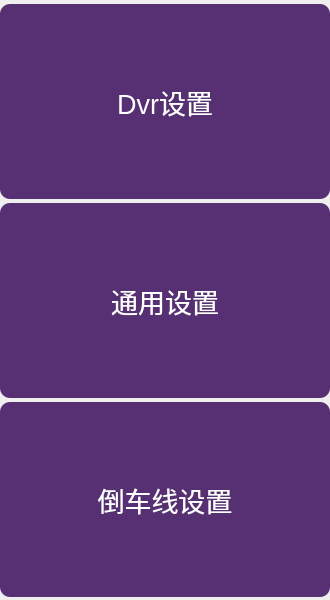
  <widget class="QWidget" name="widget" native="true">
   <property name="geometry">
    <rect>
     <x>685</x>
     <y>0</y>
     <width>330</width>
     <height>600</height>
    </rect>
   </property>
   <property name="minimumSize">
    <size>
     <width>330</width>
     <height>600</height>
    </size>
   </property>
   <property name="maximumSize">
    <size>
     <width>330</width>
     <height>600</height>
    </size>
   </property>
   <layout class="QVBoxLayout" name="verticalLayout">
    <property name="spacing">
     <number>4</number>
    </property>
    <property name="leftMargin">
     <number>0</number>
    </property>
    <property name="topMargin">
     <number>4</number>
    </property>
    <property name="rightMargin">
     <number>0</number>
    </property>
    <property name="bottomMargin">
     <number>4</number>
    </property>
    <item>
     <widget class="QPushButton" name="DvrSettingButton">
      <property name="sizePolicy">
       <sizepolicy hsizetype="Minimum" vsizetype="Fixed">
        <horstretch>0</horstretch>
        <verstretch>0</verstretch>
       </sizepolicy>
      </property>
      <property name="minimumSize">
       <size>
        <width>330</width>
        <height>195</height>
       </size>
      </property>
      <property name="maximumSize">
       <size>
        <width>330</width>
        <height>195</height>
       </size>
      </property>
      <property name="font">
       <font>
        <pointsize>20</pointsize>
       </font>
      </property>
      <property name="focusPolicy">
       <enum>Qt::NoFocus</enum>
      </property>
      <property name="styleSheet">
       <string notr="true">QPushButton{
color:rgb(255,255,255);
background-color: rgb(87, 47, 115);
border-radius:10px;
}
QPushButton:checked{
background-color: rgb(115, 56, 33);
}
</string>
      </property>
      <property name="text">
       <string>Dvr设置</string>
      </property>
      <property name="checkable">
       <bool>true</bool>
      </property>
      <property name="checked">
       <bool>false</bool>
      </property>
     </widget>
    </item>
    <item>
     <widget class="QPushButton" name="GeneralSettingButton">
      <property name="minimumSize">
       <size>
        <width>330</width>
        <height>195</height>
       </size>
      </property>
      <property name="maximumSize">
       <size>
        <width>330</width>
        <height>195</height>
       </size>
      </property>
      <property name="font">
       <font>
        <pointsize>20</pointsize>
       </font>
      </property>
      <property name="focusPolicy">
       <enum>Qt::NoFocus</enum>
      </property>
      <property name="styleSheet">
       <string notr="true">QPushButton{
color:rgb(255,255,255);
background-color: rgb(87, 47, 115);
border-radius:10px;
}
QPushButton:checked{
background-color: rgb(115, 56, 33);
}
</string>
      </property>
      <property name="text">
       <string>通用设置</string>
      </property>
      <property name="checkable">
       <bool>true</bool>
      </property>
     </widget>
    </item>
    <item>
     <widget class="QPushButton" name="ReserveLineSettingButton">
      <property name="minimumSize">
       <size>
        <width>330</width>
        <height>195</height>
       </size>
      </property>
      <property name="maximumSize">
       <size>
        <width>330</width>
        <height>195</height>
       </size>
      </property>
      <property name="font">
       <font>
        <pointsize>20</pointsize>
       </font>
      </property>
      <property name="focusPolicy">
       <enum>Qt::NoFocus</enum>
      </property>
      <property name="styleSheet">
       <string notr="true">QPushButton{
color:rgb(255,255,255);
background-color: rgb(87, 47, 115);
border-radius:10px;
}
QPushButton:checked{
background-color: rgb(115, 56, 33);
}
</string>
      </property>
      <property name="text">
       <string>倒车线设置</string>
      </property>
      <property name="checkable">
       <bool>true</bool>
      </property>
     </widget>
    </item>
   </layout>
  </widget>
